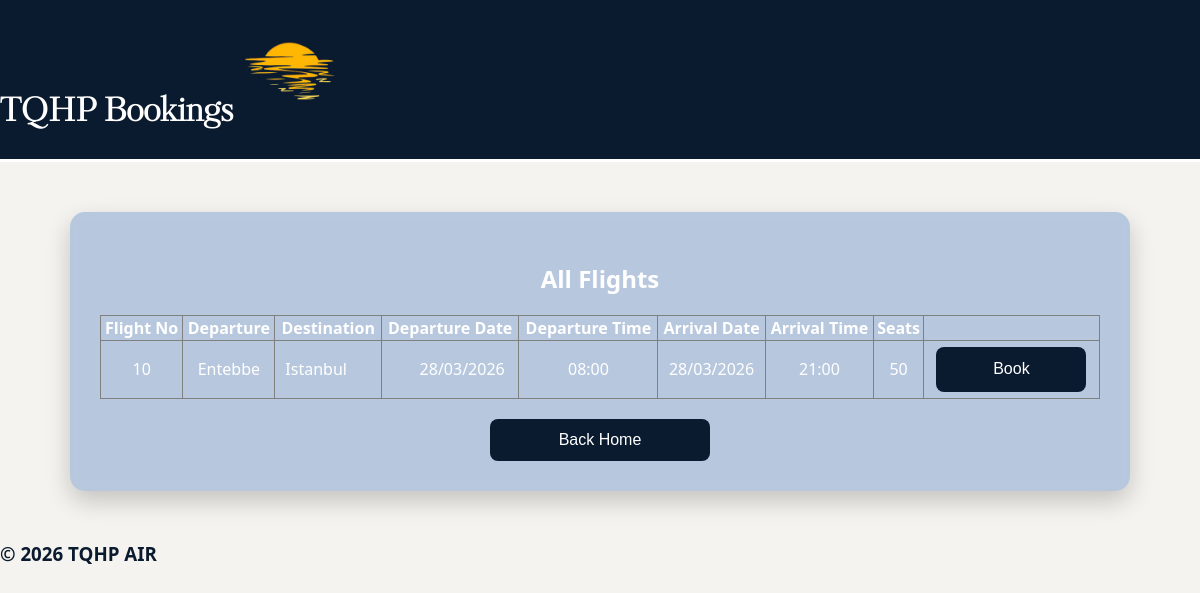
The app's page /showFlights, older data.
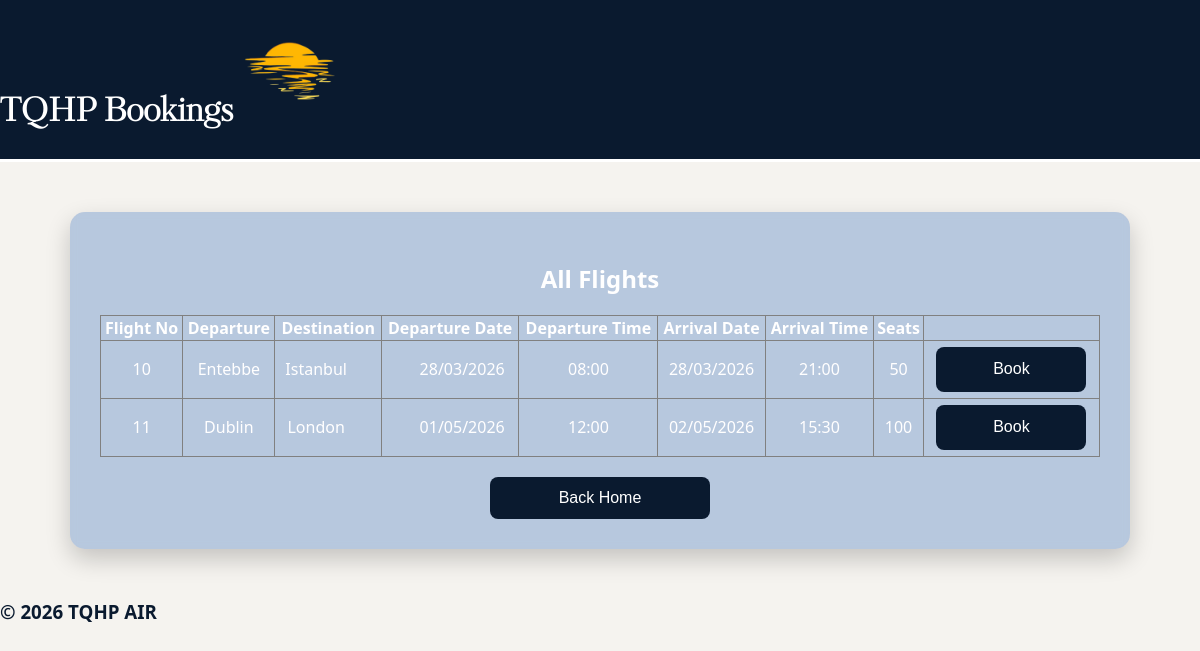
The same page, newer data.
### tables this page shows
CREATE TABLE Flight (
    flightNumber INTEGER PRIMARY KEY AUTOINCREMENT,
    departure TEXT NOT NULL,
    destination TEXT NOT NULL,
    departureDate TEXT NOT NULL,
    departureTime TEXT NOT NULL,
    arrivalDate TEXT NOT NULL,
    arrivalTime TEXT NOT NULL,
    numberSeats INTEGER NOT NULL,
    airlineID INTEGER,
    FOREIGN KEY (airlineID) REFERENCES Airline(airlineID)
);

### project/app.py (the view)
@app.route("/showFlights")
def showFlights():
    conn = getDbConnection()
    flights = conn.execute("SELECT * FROM Flight").fetchall()
    conn.close()
    return render_template("showFlights.html", flights=flights)

### project/app.py (called while the page is built)
def getDbConnection():
    conn = sqlite3.connect("AirPlaneSystem.db")
    conn.row_factory = sqlite3.Row
    return conn

### project/templates/showFlights.html (shortened to what this page needs)
<!DOCTYPE html>
<html lang="en">
<head>
    <link rel="stylesheet" href="{{ url_for('static', filename='airplane.css') }}">
</head>
<body>
        <div class = "topBar">
        <h1>
             TQHP Bookings
            <img id="logo" src="{{ url_for('static', filename='Images/sunset logo.png') }}">
        </h1>
        </div>
    <div id = "main">
<div id = "display">
     <h2>All Flights</h2>
<table border="1">
    <tr>
        <th>Flight No</th>
        <th>Departure</th>
        <th>Destination</th>
        <th>Departure Date</th>
        <th>Departure Time</th>
        <th>Arrival Date</th>
        <th>Arrival Time</th>
        <th>Seats</th>
    </tr>
    {% for flight in flights %}
    <tr>
        <td>{{ flight.flightNumber }}</td>
        <td>{{ flight.departure }}</td>
        <td>{{ flight.destination }}</td>
        <td>{{ flight.departureDate }}</td>
        <td>{{ flight.departureTime }}</td>
        <td>{{ flight.arrivalDate }}</td>
        <td>{{ flight.arrivalTime }}</td>
        <td>{{ flight.numberSeats }}</td>
        <td>
            <a href="/selectSeat/{{ flight.flightNumber }}">
                <button>Book</button>
            </a>
        </td>
    </tr>
    {% endfor %}
</table>
    <button onclick="location.href='/'">Back Home</button>
    </div>
    </div>
    <div class = "bottomBar">
        <h3>© 2026 TQHP AIR</h3>
    </div>
</body>
</html>

### project/static/airplane.css (style rules this page uses)
body { margin: 0; font-family: 'Segoe UI', Arial, sans-serif; background: #f5f3ef; color: #0A1A2F; }
.topBar { background: #0A1A2F; color: white; font-size: 16px; display: flex; align-items: center; justify-content: flex-start; border-bottom: 3px solid white; height: 20%; font-family: 'KudryashevDisplay'; }
#logo { height: 100px; width: auto; }
button { width: 220px; padding: 12px; font-size: 16px; border-radius: 8px; border: none; background: #0A1A2F; color: white; cursor: pointer; transition: 0.2s; }
#display { display: flex; flex-direction: column; align-items: center; background: rgba(0, 74, 173, 0.25); backdrop-filter: blur(4px); color: white; padding: 30px; width: 90%; max-width: 1000px; border-radius: 15px; box-shadow: 0 10px 25px rgba(0,0,0,0.2); margin: 50px auto; }
#display table { width: 100%; border-collapse: collapse; margin-bottom: 20px; text-align: center; }
td:nth-child(3) { padding-right: 30px; }
td:nth-child(4) { padding-left: 30px; }
td { padding: 6px; }
td button { width: 150px; height: 45px; }
table { margin: auto; }

Row changes from the older to the newer data that the page shows:
added Flight: flightNumber "11", departure "Dublin", destination "London", departureDate "01/05/2026", departureTime "12:00", arrivalDate "02/05/2026", arrivalTime "15:30", numberSeats "100"
